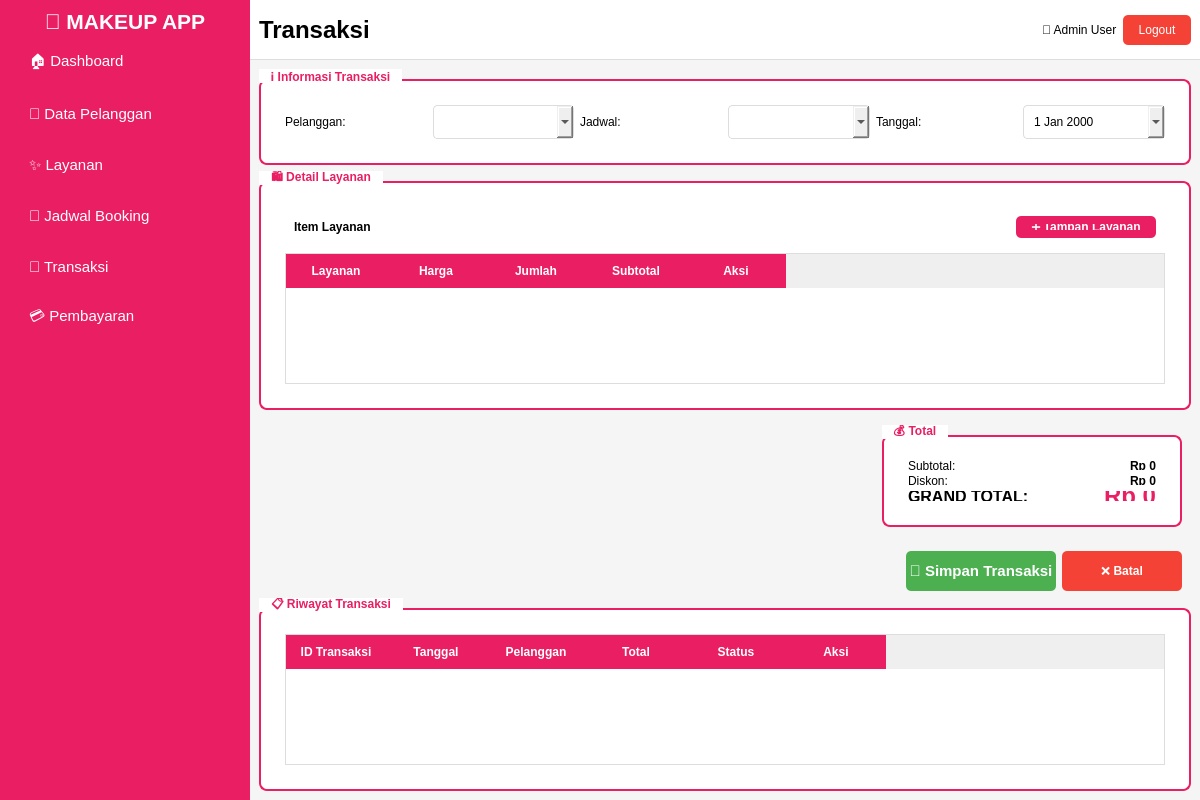
<?xml version="1.0" encoding="UTF-8"?>
<ui version="4.0">
 <class>MainWindow</class>
 <widget class="QMainWindow" name="MainWindow">
  <property name="geometry">
   <rect>
    <x>0</x>
    <y>0</y>
    <width>1200</width>
    <height>800</height>
   </rect>
  </property>
  <property name="windowTitle">
   <string>Transaksi - Aplikasi Jasa Makeup</string>
  </property>
  <widget class="QWidget" name="centralwidget">
   <layout class="QHBoxLayout" name="horizontalLayout">
    <property name="spacing">
     <number>0</number>
    </property>
    <property name="leftMargin">
     <number>0</number>
    </property>
    <property name="topMargin">
     <number>0</number>
    </property>
    <property name="rightMargin">
     <number>0</number>
    </property>
    <property name="bottomMargin">
     <number>0</number>
    </property>
    <item>
     <widget class="QFrame" name="frameSidebar">
      <property name="minimumSize">
       <size>
        <width>250</width>
        <height>0</height>
       </size>
      </property>
      <property name="maximumSize">
       <size>
        <width>250</width>
        <height>16777215</height>
       </size>
      </property>
      <property name="styleSheet">
       <string notr="true">QFrame#frameSidebar {
    background-color: #E91E63;
}

QPushButton {
    background-color: transparent;
    color: white;
    text-align: left;
    padding-left: 20px;
    border: none;
    font-size: 11pt;
}

QPushButton:hover {
    background-color: #C2185B;
}

QLabel {
    color: white;
}</string>
      </property>
      <layout class="QVBoxLayout" name="verticalLayout">
       <item>
        <widget class="QLabel" name="lblLogo">
         <property name="font">
          <font>
           <pointsize>16</pointsize>
           <weight>75</weight>
           <bold>true</bold>
          </font>
         </property>
         <property name="text">
          <string>💄 MAKEUP APP</string>
         </property>
         <property name="alignment">
          <set>Qt::AlignCenter</set>
         </property>
         <property name="margin">
          <number>20</number>
         </property>
        </widget>
       </item>
       <item>
        <widget class="QPushButton" name="btnDashboard">
         <property name="minimumSize">
          <size>
           <width>0</width>
           <height>45</height>
          </size>
         </property>
         <property name="text">
          <string>🏠 Dashboard</string>
         </property>
        </widget>
       </item>
       <item>
        <widget class="QPushButton" name="btnPelanggan">
         <property name="minimumSize">
          <size>
           <width>0</width>
           <height>45</height>
          </size>
         </property>
         <property name="text">
          <string>👥 Data Pelanggan</string>
         </property>
        </widget>
       </item>
       <item>
        <widget class="QPushButton" name="btnLayanan">
         <property name="minimumSize">
          <size>
           <width>0</width>
           <height>45</height>
          </size>
         </property>
         <property name="text">
          <string>✨ Layanan</string>
         </property>
        </widget>
       </item>
       <item>
        <widget class="QPushButton" name="btnJadwal">
         <property name="minimumSize">
          <size>
           <width>0</width>
           <height>45</height>
          </size>
         </property>
         <property name="text">
          <string>📅 Jadwal Booking</string>
         </property>
        </widget>
       </item>
       <item>
        <widget class="QPushButton" name="btnTransaksi">
         <property name="minimumSize">
          <size>
           <width>0</width>
           <height>45</height>
          </size>
         </property>
         <property name="text">
          <string>🛒 Transaksi</string>
         </property>
        </widget>
       </item>
       <item>
        <widget class="QPushButton" name="btnPembayaran">
         <property name="minimumSize">
          <size>
           <width>0</width>
           <height>45</height>
          </size>
         </property>
         <property name="text">
          <string>💳 Pembayaran</string>
         </property>
        </widget>
       </item>
       <item>
        <spacer name="verticalSpacer">
         <property name="orientation">
          <enum>Qt::Vertical</enum>
         </property>
         <property name="sizeHint" stdset="0">
          <size>
           <width>20</width>
           <height>40</height>
          </size>
         </property>
        </spacer>
       </item>
      </layout>
     </widget>
    </item>
    <item>
     <widget class="QWidget" name="widgetContent" native="true">
      <layout class="QVBoxLayout" name="verticalLayout_2">
       <property name="spacing">
        <number>0</number>
       </property>
       <property name="leftMargin">
        <number>0</number>
       </property>
       <property name="topMargin">
        <number>0</number>
       </property>
       <property name="rightMargin">
        <number>0</number>
       </property>
       <property name="bottomMargin">
        <number>0</number>
       </property>
       <item>
        <widget class="QFrame" name="frameHeader">
         <property name="minimumSize">
          <size>
           <width>0</width>
           <height>60</height>
          </size>
         </property>
         <property name="maximumSize">
          <size>
           <width>16777215</width>
           <height>60</height>
          </size>
         </property>
         <property name="styleSheet">
          <string notr="true">QFrame#frameHeader {
    background-color: white;
    border-bottom: 1px solid #ddd;
}</string>
         </property>
         <layout class="QHBoxLayout" name="horizontalLayout_2">
          <item>
           <widget class="QLabel" name="lblPageTitle">
            <property name="font">
             <font>
              <pointsize>18</pointsize>
              <weight>75</weight>
              <bold>true</bold>
             </font>
            </property>
            <property name="text">
             <string>Transaksi</string>
            </property>
           </widget>
          </item>
          <item>
           <spacer name="horizontalSpacer">
            <property name="orientation">
             <enum>Qt::Horizontal</enum>
            </property>
            <property name="sizeHint" stdset="0">
             <size>
              <width>40</width>
              <height>20</height>
             </size>
            </property>
           </spacer>
          </item>
          <item>
           <widget class="QLabel" name="lblUsername">
            <property name="text">
             <string>👤 Admin User</string>
            </property>
           </widget>
          </item>
          <item>
           <widget class="QPushButton" name="btnLogout">
            <property name="styleSheet">
             <string notr="true">QPushButton {
    background-color: #f44336;
    color: white;
    border: none;
    border-radius: 5px;
    padding: 8px 15px;
}
QPushButton:hover {
    background-color: #da190b;
}</string>
            </property>
            <property name="text">
             <string>Logout</string>
            </property>
           </widget>
          </item>
         </layout>
        </widget>
       </item>
       <item>
        <widget class="QWidget" name="pageContent" native="true">
         <property name="styleSheet">
          <string notr="true">QWidget#pageContent {
    background-color: #f5f5f5;
}</string>
         </property>
         <layout class="QVBoxLayout" name="verticalLayout_3">
          <item>
           <widget class="QGroupBox" name="groupInfoTransaksi">
            <property name="styleSheet">
             <string notr="true">QGroupBox {
    border: 2px solid #E91E63;
    border-radius: 8px;
    margin-top: 10px;
    padding: 15px;
    background-color: white;
    font-weight: bold;
}
QGroupBox::title {
    subcontrol-origin: margin;
    subcontrol-position: top left;
    padding: 0 10px;
    background-color: white;
    color: #E91E63;
}</string>
            </property>
            <property name="title">
             <string>ℹ️ Informasi Transaksi</string>
            </property>
            <layout class="QGridLayout" name="gridLayout">
             <item row="0" column="0">
              <widget class="QLabel" name="label">
               <property name="text">
                <string>Pelanggan:</string>
               </property>
              </widget>
             </item>
             <item row="0" column="1">
              <widget class="QComboBox" name="cmbPelanggan">
               <property name="styleSheet">
                <string notr="true">QComboBox {
    border: 1px solid #ddd;
    border-radius: 4px;
    padding: 8px;
}</string>
               </property>
              </widget>
             </item>
             <item row="0" column="2">
              <widget class="QLabel" name="label_2">
               <property name="text">
                <string>Jadwal:</string>
               </property>
              </widget>
             </item>
             <item row="0" column="3">
              <widget class="QComboBox" name="cmbJadwal">
               <property name="styleSheet">
                <string notr="true">QComboBox {
    border: 1px solid #ddd;
    border-radius: 4px;
    padding: 8px;
}</string>
               </property>
              </widget>
             </item>
             <item row="0" column="4">
              <widget class="QLabel" name="label_3">
               <property name="text">
                <string>Tanggal:</string>
               </property>
              </widget>
             </item>
             <item row="0" column="5">
              <widget class="QDateEdit" name="dateTanggal">
               <property name="styleSheet">
                <string notr="true">QDateEdit {
    border: 1px solid #ddd;
    border-radius: 4px;
    padding: 8px;
}</string>
               </property>
               <property name="calendarPopup">
                <bool>true</bool>
               </property>
              </widget>
             </item>
            </layout>
           </widget>
          </item>
          <item>
           <widget class="QGroupBox" name="groupDetailLayanan">
            <property name="styleSheet">
             <string notr="true">QGroupBox {
    border: 2px solid #E91E63;
    border-radius: 8px;
    margin-top: 10px;
    padding: 15px;
    background-color: white;
    font-weight: bold;
}
QGroupBox::title {
    subcontrol-origin: margin;
    subcontrol-position: top left;
    padding: 0 10px;
    background-color: white;
    color: #E91E63;
}</string>
            </property>
            <property name="title">
             <string>🛍️ Detail Layanan</string>
            </property>
            <layout class="QVBoxLayout" name="verticalLayout_4">
             <item>
              <widget class="QFrame" name="frame">
               <property name="minimumSize">
                <size>
                 <width>0</width>
                 <height>40</height>
                </size>
               </property>
               <property name="maximumSize">
                <size>
                 <width>16777215</width>
                 <height>40</height>
                </size>
               </property>
               <layout class="QHBoxLayout" name="horizontalLayout_3">
                <item>
                 <widget class="QLabel" name="label_4">
                  <property name="font">
                   <font>
                    <weight>75</weight>
                    <bold>true</bold>
                   </font>
                  </property>
                  <property name="text">
                   <string>Item Layanan</string>
                  </property>
                 </widget>
                </item>
                <item>
                 <spacer name="horizontalSpacer_2">
                  <property name="orientation">
                   <enum>Qt::Horizontal</enum>
                  </property>
                  <property name="sizeHint" stdset="0">
                   <size>
                    <width>40</width>
                    <height>20</height>
                   </size>
                  </property>
                 </spacer>
                </item>
                <item>
                 <widget class="QPushButton" name="btnTambahLayanan">
                  <property name="styleSheet">
                   <string notr="true">QPushButton {
    background-color: #E91E63;
    color: white;
    padding: 8px 15px;
    border: none;
    border-radius: 5px;
    font-weight: bold;
}
QPushButton:hover {
    background-color: #C2185B;
}</string>
                  </property>
                  <property name="text">
                   <string>➕ Tambah Layanan</string>
                  </property>
                 </widget>
                </item>
               </layout>
              </widget>
             </item>
             <item>
              <widget class="QTableWidget" name="tableDetailLayanan">
               <property name="styleSheet">
                <string notr="true">QTableWidget {
    background-color: white;
    border: 1px solid #ddd;
    gridline-color: #f0f0f0;
}
QTableWidget::item:selected {
    background-color: #FCE4EC;
    color: #333;
}
QHeaderView::section {
    background-color: #E91E63;
    color: white;
    padding: 8px;
    border: none;
    font-weight: bold;
}</string>
               </property>
               <property name="alternatingRowColors">
                <bool>true</bool>
               </property>
               <column>
                <property name="text">
                 <string>Layanan</string>
                </property>
               </column>
               <column>
                <property name="text">
                 <string>Harga</string>
                </property>
               </column>
               <column>
                <property name="text">
                 <string>Jumlah</string>
                </property>
               </column>
               <column>
                <property name="text">
                 <string>Subtotal</string>
                </property>
               </column>
               <column>
                <property name="text">
                 <string>Aksi</string>
                </property>
               </column>
              </widget>
             </item>
            </layout>
           </widget>
          </item>
          <item>
           <widget class="QFrame" name="frameTotalTransaksi">
            <property name="minimumSize">
             <size>
              <width>0</width>
              <height>120</height>
             </size>
            </property>
            <property name="maximumSize">
             <size>
              <width>16777215</width>
              <height>120</height>
             </size>
            </property>
            <layout class="QHBoxLayout" name="horizontalLayout_4">
             <item>
              <spacer name="horizontalSpacer_3">
               <property name="orientation">
                <enum>Qt::Horizontal</enum>
               </property>
               <property name="sizeHint" stdset="0">
                <size>
                 <width>40</width>
                 <height>20</height>
                </size>
               </property>
              </spacer>
             </item>
             <item>
              <widget class="QGroupBox" name="groupTotal">
               <property name="minimumSize">
                <size>
                 <width>300</width>
                 <height>0</height>
                </size>
               </property>
               <property name="styleSheet">
                <string notr="true">QGroupBox {
    border: 2px solid #E91E63;
    border-radius: 8px;
    margin-top: 10px;
    padding: 15px;
    background-color: white;
    font-weight: bold;
}
QGroupBox::title {
    subcontrol-origin: margin;
    subcontrol-position: top left;
    padding: 0 10px;
    background-color: white;
    color: #E91E63;
}</string>
               </property>
               <property name="title">
                <string>💰 Total</string>
               </property>
               <layout class="QFormLayout" name="formLayout">
                <item row="0" column="0">
                 <widget class="QLabel" name="label_5">
                  <property name="text">
                   <string>Subtotal:</string>
                  </property>
                 </widget>
                </item>
                <item row="0" column="1">
                 <widget class="QLabel" name="lblSubtotal">
                  <property name="font">
                   <font>
                    <weight>75</weight>
                    <bold>true</bold>
                   </font>
                  </property>
                  <property name="text">
                   <string>Rp 0</string>
                  </property>
                  <property name="alignment">
                   <set>Qt::AlignRight|Qt::AlignTrailing|Qt::AlignVCenter</set>
                  </property>
                 </widget>
                </item>
                <item row="1" column="0">
                 <widget class="QLabel" name="label_7">
                  <property name="text">
                   <string>Diskon:</string>
                  </property>
                 </widget>
                </item>
                <item row="1" column="1">
                 <widget class="QLabel" name="lblDiskon">
                  <property name="font">
                   <font>
                    <weight>75</weight>
                    <bold>true</bold>
                   </font>
                  </property>
                  <property name="text">
                   <string>Rp 0</string>
                  </property>
                  <property name="alignment">
                   <set>Qt::AlignRight|Qt::AlignTrailing|Qt::AlignVCenter</set>
                  </property>
                 </widget>
                </item>
                <item row="2" column="0">
                 <widget class="QLabel" name="label_9">
                  <property name="font">
                   <font>
                    <pointsize>12</pointsize>
                    <weight>75</weight>
                    <bold>true</bold>
                   </font>
                  </property>
                  <property name="text">
                   <string>GRAND TOTAL:</string>
                  </property>
                 </widget>
                </item>
                <item row="2" column="1">
                 <widget class="QLabel" name="lblGrandTotal">
                  <property name="font">
                   <font>
                    <pointsize>18</pointsize>
                    <weight>75</weight>
                    <bold>true</bold>
                   </font>
                  </property>
                  <property name="styleSheet">
                   <string notr="true">color: #E91E63;</string>
                  </property>
                  <property name="text">
                   <string>Rp 0</string>
                  </property>
                  <property name="alignment">
                   <set>Qt::AlignRight|Qt::AlignTrailing|Qt::AlignVCenter</set>
                  </property>
                 </widget>
                </item>
               </layout>
              </widget>
             </item>
            </layout>
           </widget>
          </item>
          <item>
           <widget class="QWidget" name="widget" native="true">
            <property name="minimumSize">
             <size>
              <width>0</width>
              <height>50</height>
             </size>
            </property>
            <property name="maximumSize">
             <size>
              <width>16777215</width>
              <height>50</height>
             </size>
            </property>
            <layout class="QHBoxLayout" name="horizontalLayout_5">
             <item>
              <spacer name="horizontalSpacer_4">
               <property name="orientation">
                <enum>Qt::Horizontal</enum>
               </property>
               <property name="sizeHint" stdset="0">
                <size>
                 <width>40</width>
                 <height>20</height>
                </size>
               </property>
              </spacer>
             </item>
             <item>
              <widget class="QPushButton" name="btnSimpanTransaksi">
               <property name="minimumSize">
                <size>
                 <width>150</width>
                 <height>40</height>
                </size>
               </property>
               <property name="styleSheet">
                <string notr="true">QPushButton {
    background-color: #4CAF50;
    color: white;
    border: none;
    border-radius: 5px;
    font-weight: bold;
    font-size: 11pt;
}
QPushButton:hover {
    background-color: #45a049;
}</string>
               </property>
               <property name="text">
                <string>💾 Simpan Transaksi</string>
               </property>
              </widget>
             </item>
             <item>
              <widget class="QPushButton" name="btnBatalTransaksi">
               <property name="minimumSize">
                <size>
                 <width>120</width>
                 <height>40</height>
                </size>
               </property>
               <property name="styleSheet">
                <string notr="true">QPushButton {
    background-color: #f44336;
    color: white;
    border: none;
    border-radius: 5px;
    font-weight: bold;
}
QPushButton:hover {
    background-color: #da190b;
}</string>
               </property>
               <property name="text">
                <string>❌ Batal</string>
               </property>
              </widget>
             </item>
            </layout>
           </widget>
          </item>
          <item>
           <widget class="QGroupBox" name="groupHistory">
            <property name="styleSheet">
             <string notr="true">QGroupBox {
    border: 2px solid #E91E63;
    border-radius: 8px;
    margin-top: 10px;
    padding: 15px;
    background-color: white;
    font-weight: bold;
}
QGroupBox::title {
    subcontrol-origin: margin;
    subcontrol-position: top left;
    padding: 0 10px;
    background-color: white;
    color: #E91E63;
}</string>
            </property>
            <property name="title">
             <string>📋 Riwayat Transaksi</string>
            </property>
            <layout class="QVBoxLayout" name="verticalLayout_5">
             <item>
              <widget class="QTableWidget" name="tableHistoryTransaksi">
               <property name="styleSheet">
                <string notr="true">QTableWidget {
    background-color: white;
    border: 1px solid #ddd;
    gridline-color: #f0f0f0;
}
QTableWidget::item:selected {
    background-color: #FCE4EC;
    color: #333;
}
QHeaderView::section {
    background-color: #E91E63;
    color: white;
    padding: 8px;
    border: none;
    font-weight: bold;
}</string>
               </property>
               <property name="alternatingRowColors">
                <bool>true</bool>
               </property>
               <column>
                <property name="text">
                 <string>ID Transaksi</string>
                </property>
               </column>
               <column>
                <property name="text">
                 <string>Tanggal</string>
                </property>
               </column>
               <column>
                <property name="text">
                 <string>Pelanggan</string>
                </property>
               </column>
               <column>
                <property name="text">
                 <string>Total</string>
                </property>
               </column>
               <column>
                <property name="text">
                 <string>Status</string>
                </property>
               </column>
               <column>
                <property name="text">
                 <string>Aksi</string>
                </property>
               </column>
              </widget>
             </item>
            </layout>
           </widget>
          </item>
         </layout>
        </widget>
       </item>
      </layout>
     </widget>
    </item>
   </layout>
  </widget>
 </widget>
 <resources/>
 <connections/>
</ui>
